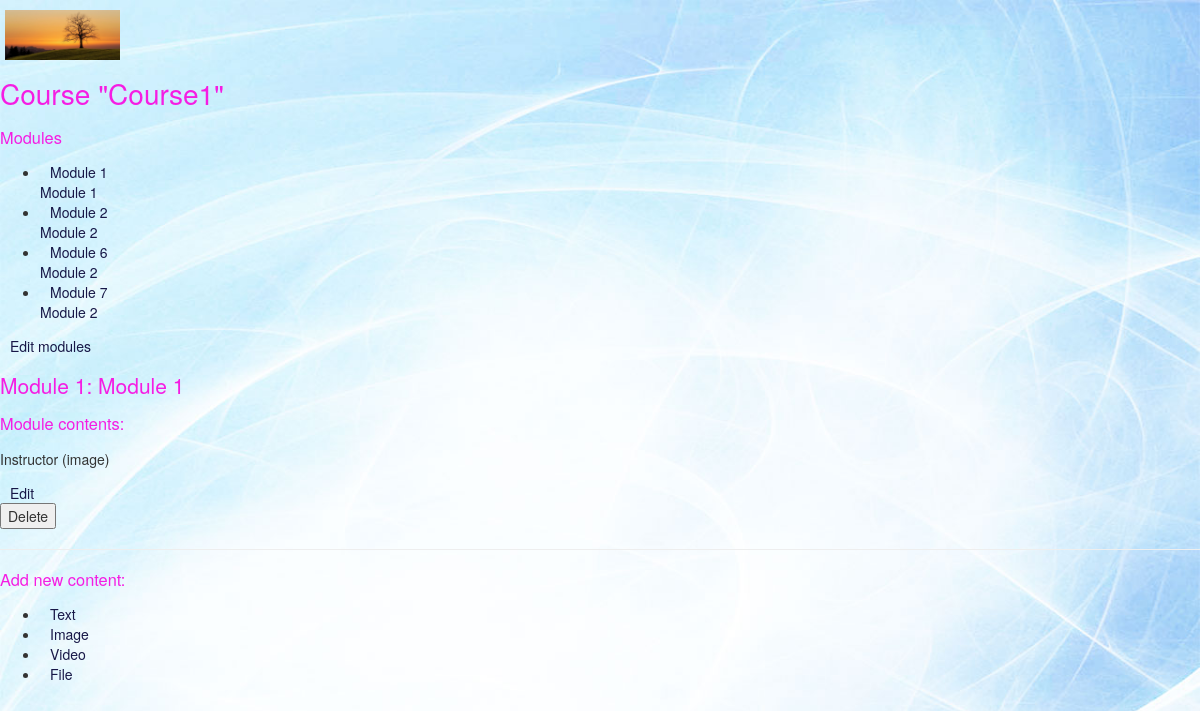
The page /course/module/1/ (signed in) on the database its author committed.
### courses/models.py (models this page shows, shortened)
class Course(models.Model):
	owner = models.ForeignKey(User, related_name='courses_created')
	subject = models.ForeignKey(Subject, related_name='courses')
	title = models.CharField(max_length=200)
	slug = models.SlugField(max_length=200, unique=True)
	overview = models.TextField()
	created = models.DateTimeField(auto_now_add=True)
	students = models.ManyToManyField(User, related_name='courses_joined', blank=True)
	class Meta:
		ordering = ('-created',)

class Module(models.Model):
	course = models.ForeignKey(Course, related_name='modules')
	title = models.CharField(max_length=200)
	description = models.TextField(blank=True)
	order = OrderField(blank=True, for_fields=['course'])
	class Meta:
		ordering = ['order']

class Content(models.Model):
	module = models.ForeignKey(Module, related_name='contents')
	content_type = models.ForeignKey(ContentType,limit_choices_to={'model__in':('text','video','image','file')})
	object_id = models.PositiveIntegerField()
	item = GenericForeignKey('content_type', 'object_id')
	order = OrderField(blank=True, for_fields=['module'])
	class Meta:
		ordering = ['order']

class ItemBase(models.Model):
	owner = models.ForeignKey(User, related_name='%(class)s_related')
	title = models.CharField(max_length=250)
	created = models.DateTimeField(auto_now_add=True)
	updated = models.DateTimeField(auto_now_add=True)
	class Meta:
		abstract = True
	def __str__(self):
		return self.title

class Image(ItemBase):
	file = models.FileField(upload_to='images')

### courses/views.py (the view)
# urls.py: url(r'^module/(?P<module_id>\d+)/$', views.ModuleContentListView.as_view(), name='module_content_list'),
class ModuleContentListView(TemplateResponseMixin, View):
	template_name = 'courses/manage/module/content_list.html'
	def get(self, request, module_id):
		module = get_object_or_404(Module, id=module_id, course__owner= request.user)
		return self.render_to_response({'module': module})

### courses/templatetags/course.py (called while the page is built)
@register.filter
def model_name(obj):
	try:
		return obj._meta.model_name
	except AttributeError:
		return None

### courses/templates/courses/manage/module/content_list.html (shortened to what this page needs)
{% extends "base.html" %}
{% load course %}
{% block content %}
{% with course=module.course %}
<h1>Course "{{ course.title }}"</h1>
<div class="contents">
<h3>Modules</h3>
<ul id="modules">
{% for m in course.modules.all %}
<li data-id="{{ m.id }}" {% if m == module %}class="selected"{% endif %}>
<a href="{% url "module_content_list" m.id %}">
<span>
Module <span class="order">{{ m.order|add:1 }}</span>
</span>
<br>
{{ m.title }}
</a>
</li>
{% empty %}
<li>No modules yet.</li>
{% endfor %}
</ul>
<p><a href="{% url "course_module_update" course.id %}">Edit modules</a></p>
</div>
<div class="module">
<h2>Module {{ module.order|add:1 }}: {{ module.title }}</h2>
<h3>Module contents:</h3>
<div id="module-contents">
{% for content in module.contents.all %}
<div data-id="{{ content.id }}">
{% with item=content.item %}
<p>{{ item }} ({{ item|model_name }})</p>
<a href="{% url "module_content_update" module.id item|model_name item.id %}">Edit</a>
<form action="{% url "module_content_delete" content.id %}" method="post">
<input type="submit" value="Delete">
</form>
{% endwith %}
</div>
{% empty %}
<p>This module has no contents yet.</p>
{% endfor %}
</div>
<hr>
<h3>Add new content:</h3>
<ul class="content-types">
<li><a href="{% url "module_content_create" module.id "text" %}">Text</a></li>
<li><a href="{% url "module_content_create" module.id "image" %}">Image</a></li>
<li><a href="{% url "module_content_create" module.id "video" %}">Video</a></li>
<li><a href="{% url "module_content_create" module.id "file" %}">File</a></li>
</ul>
</div>
{% endwith %}
{% endblock %}

### rows shown on the page
Course: title "Course1"
Module: order|add "1", title "Module 1"
Module: order|add "2", title "Module 2"
Module: order|add "6", title "Module 2"
Module: order|add "7", title "Module 2"
Content: item "Instructor", item|model_name "image"
